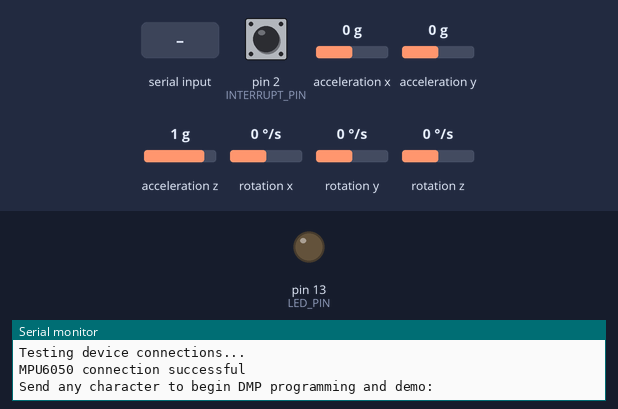
This sketch was run on a simulated Arduino Uno, built with avr-gcc and run on an emulated ATmega328P. Parts: output pins drawn as LEDs (lit = HIGH), the last lines printed to the serial monitor. Dashed ring = blinking. Inputs (shaded band) come from the test bench; at power-on: acceleration x 0 g, rotation z 0 °/s, acceleration y 0 g, pin 2 (INTERRUPT_PIN) LOW, acceleration z 1 g, rotation x 0 °/s, rotation y 0 °/s. The sensor or clock chip raises its interrupt line as the real part does.

Above: at 0.9 s.
1.0 s: "1\n" received over Serial
At 2.36 s:
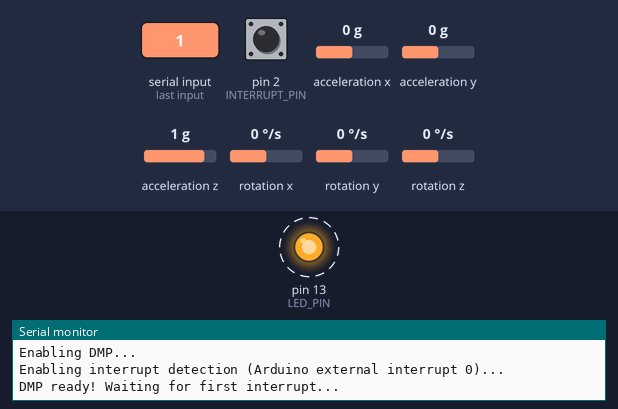
4.0 s: acceleration x set to -1.4 g
7.0 s: rotation z set to 7 °/s
10.0 s: acceleration y set to -1.4 g
Timing chart, 0 to 14.0 s (numbered marks = the images above; inputs shaded):
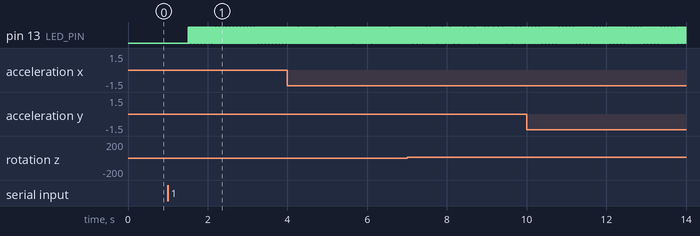

Measured:
- after the input at 1.0 s, pin 13 (LED_PIN): alternates HIGH for 0.01 s and LOW for 0.01 s, starting after 0.51 s

The sketch:

errplot.ino
```cpp
#include "I2Cdev.h"

#include "MPU6050_6Axis_MotionApps20.h"
//#include "MPU6050.h" // not necessary if using MotionApps include file

// Arduino Wire library is required if I2Cdev I2CDEV_ARDUINO_WIRE implementation
// is used in I2Cdev.h
#if I2CDEV_IMPLEMENTATION == I2CDEV_ARDUINO_WIRE
    #include "Wire.h"
#endif

// class default I2C address is 0x68
// specific I2C addresses may be passed as a parameter here
// AD0 low = 0x68 (default for SparkFun breakout and InvenSense evaluation board)
// AD0 high = 0x69
MPU6050 mpu;

//#define OUTPUT_READABLE_QUATERNION

//#define OUTPUT_READABLE_EULER

#define OUTPUT_READABLE_YAWPITCHROLL

//#define OUTPUT_READABLE_REALACCEL

//#define OUTPUT_READABLE_WORLDACCEL


#define INTERRUPT_PIN 2  // use pin 2 on Arduino Uno & most boards
#define LED_PIN 13 // (Arduino is 13, Teensy is 11, Teensy++ is 6)
bool blinkState = false;

// MPU control/status vars
bool dmpReady = false;  // set true if DMP init was successful
uint8_t mpuIntStatus;   // holds actual interrupt status byte from MPU
uint8_t devStatus;      // return status after each device operation (0 = success, !0 = error)
uint16_t packetSize;    // expected DMP packet size (default is 42 bytes)
uint16_t fifoCount;     // count of all bytes currently in FIFO
uint8_t fifoBuffer[64]; // FIFO storage buffer

// orientation/motion vars
Quaternion q;           // [w, x, y, z]         quaternion container
VectorInt16 aa;         // [x, y, z]            accel sensor measurements
VectorInt16 aaReal;     // [x, y, z]            gravity-free accel sensor measurements
VectorInt16 aaWorld;    // [x, y, z]            world-frame accel sensor measurements
VectorFloat gravity;    // [x, y, z]            gravity vector
float euler[3];         // [psi, theta, phi]    Euler angle container
float ypr[3];           // [yaw, pitch, roll]   yaw/pitch/roll container and gravity vector

// packet structure for InvenSense teapot demo
uint8_t teapotPacket[14] = { '$', 0x02, 0,0, 0,0, 0,0, 0,0, 0x00, 0x00, '\r', '\n' };

volatile bool mpuInterrupt = false;     // indicates whether MPU interrupt pin has gone high
void dmpDataReady() {
    mpuInterrupt = true;
}

void mpu_setup(){
        // join I2C bus (I2Cdev library doesn't do this automatically)
    #if I2CDEV_IMPLEMENTATION == I2CDEV_ARDUINO_WIRE
        Wire.begin();
        Wire.setClock(400000); // 400kHz I2C clock. Comment this line if having compilation difficulties
    #elif I2CDEV_IMPLEMENTATION == I2CDEV_BUILTIN_FASTWIRE
        Fastwire::setup(400, true);
    #endif

    Serial.begin(115200);
    while (!Serial); // wait for Leonardo enumeration, others continue immediately

    // NOTE: 8MHz or slower host processors, like the Teensy @ 3.3V or Arduino
    // Pro Mini running at 3.3V, cannot handle this baud rate reliably due to
    // the baud timing being too misaligned with processor ticks. You must use
    // 38400 or slower in these cases, or use some kind of external separate
    // crystal solution for the UART timer.

    // initialize device
    Serial.println(F("Initializing I2C devices..."));
    mpu.initialize();
    pinMode(INTERRUPT_PIN, INPUT);

    // verify connection
    Serial.println(F("Testing device connections..."));
    Serial.println(mpu.testConnection() ? F("MPU6050 connection successful") : F("MPU6050 connection failed"));

    // wait for ready
    Serial.println(F("\nSend any character to begin DMP programming and demo: "));
    while (Serial.available() && Serial.read()); // empty buffer
    while (!Serial.available());                 // wait for data
    while (Serial.available() && Serial.read()); // empty buffer again

    // load and configure the DMP
    Serial.println(F("Initializing DMP..."));
    devStatus = mpu.dmpInitialize();

    // supply your own gyro offsets here, scaled for min sensitivity
    mpu.setXGyroOffset(220);
    mpu.setYGyroOffset(76);
    mpu.setZGyroOffset(-85);
    mpu.setZAccelOffset(1788); // 1688 factory default for my test chip

    // make sure it worked (returns 0 if so)
    if (devStatus == 0) {
        // Calibration Time: generate offsets and calibrate our MPU6050
        mpu.CalibrateAccel(6);
        mpu.CalibrateGyro(6);
        mpu.PrintActiveOffsets();
        // turn on the DMP, now that it's ready
        Serial.println(F("Enabling DMP..."));
        mpu.setDMPEnabled(true);

        // enable Arduino interrupt detection
        Serial.print(F("Enabling interrupt detection (Arduino external interrupt "));
        Serial.print(digitalPinToInterrupt(INTERRUPT_PIN));
        Serial.println(F(")..."));
        attachInterrupt(digitalPinToInterrupt(INTERRUPT_PIN), dmpDataReady, RISING);
        mpuIntStatus = mpu.getIntStatus();

        // set our DMP Ready flag so the main loop() function knows it's okay to use it
        Serial.println(F("DMP ready! Waiting for first interrupt..."));
        dmpReady = true;

        // get expected DMP packet size for later comparison
        packetSize = mpu.dmpGetFIFOPacketSize();
    } else {
        // ERROR!
        // 1 = initial memory load failed
        // 2 = DMP configuration updates failed
        // (if it's going to break, usually the code will be 1)
        Serial.print(F("DMP Initialization failed (code "));
        Serial.print(devStatus);
        Serial.println(F(")"));
    }

    // configure LED for output
    pinMode(LED_PIN, OUTPUT);
}

void mpu_loop(){
        // if programming failed, don't try to do anything
    if (!dmpReady) return;
    // read a packet from FIFO
    if (mpu.dmpGetCurrentFIFOPacket(fifoBuffer)) { // Get the Latest packet
        #ifdef OUTPUT_READABLE_QUATERNION
            // display quaternion values in easy matrix form: w x y z
            mpu.dmpGetQuaternion(&q, fifoBuffer);
            Serial.print("quat\t");
            Serial.print(q.w);
            Serial.print("\t");
            Serial.print(q.x);
            Serial.print("\t");
            Serial.print(q.y);
            Serial.print("\t");
            Serial.println(q.z);
        #endif

        #ifdef OUTPUT_READABLE_EULER
            // display Euler angles in degrees
            mpu.dmpGetQuaternion(&q, fifoBuffer);
            mpu.dmpGetEuler(euler, &q);
            Serial.print("euler\t");
            Serial.print(euler[0] * 180/M_PI);
            Serial.print("\t");
            Serial.print(euler[1] * 180/M_PI);
            Serial.print("\t");
            Serial.println(euler[2] * 180/M_PI);
        #endif

        #ifdef OUTPUT_READABLE_YAWPITCHROLL
            // display Euler angles in degrees
            mpu.dmpGetQuaternion(&q, fifoBuffer);
            mpu.dmpGetGravity(&gravity, &q);
            mpu.dmpGetYawPitchRoll(ypr, &q, &gravity);
            Serial.print("ypr\t");
            Serial.print(ypr[0] * 180/M_PI);
            Serial.print("\t");
            Serial.print(ypr[1] * 180/M_PI);
            Serial.print("\t");
            Serial.println(ypr[2] * 180/M_PI);
        #endif

        #ifdef OUTPUT_READABLE_REALACCEL
            // display real acceleration, adjusted to remove gravity
            mpu.dmpGetQuaternion(&q, fifoBuffer);
            mpu.dmpGetAccel(&aa, fifoBuffer);
            mpu.dmpGetGravity(&gravity, &q);
            mpu.dmpGetLinearAccel(&aaReal, &aa, &gravity);
            Serial.print("areal\t");
            Serial.print(aaReal.x);
            Serial.print("\t");
            Serial.print(aaReal.y);
            Serial.print("\t");
            Serial.println(aaReal.z);
        #endif

        #ifdef OUTPUT_READABLE_WORLDACCEL
            // display initial world-frame acceleration, adjusted to remove gravity
            // and rotated based on known orientation from quaternion
            mpu.dmpGetQuaternion(&q, fifoBuffer);
            mpu.dmpGetAccel(&aa, fifoBuffer);
            mpu.dmpGetGravity(&gravity, &q);
            mpu.dmpGetLinearAccel(&aaReal, &aa, &gravity);
            mpu.dmpGetLinearAccelInWorld(&aaWorld, &aaReal, &q);
            Serial.print("aworld\t");
            Serial.print(aaWorld.x);
            Serial.print("\t");
            Serial.print(aaWorld.y);
            Serial.print("\t");
            Serial.println(aaWorld.z);
        #endif

        // blink LED to indicate activity
        blinkState = !blinkState;
        digitalWrite(LED_PIN, blinkState);
    }
}

void ypr_update(){
    if (!dmpReady) return;
        if (mpu.dmpGetCurrentFIFOPacket(fifoBuffer)) { // Get the Latest packet

            // display Euler angles in degrees
            mpu.dmpGetQuaternion(&q, fifoBuffer);
            mpu.dmpGetGravity(&gravity, &q);
            mpu.dmpGetYawPitchRoll(ypr, &q, &gravity);

        // blink LED to indicate activity
        blinkState = !blinkState;
        digitalWrite(LED_PIN, blinkState);
    }


}

void plot(){

    float ypr_sample[3][255][2] =
        {
            {   {0,0}   },
            {   {0,0}   },
            {   {0,0}   }
        };

    int ypr_counter[3] = {0,0,0};

    for (int i=0; i < 3; i++){
        if (ypr_sample[i][ ypr_counter[i] ][0] != ypr[i]){

            ypr_sample[i][ ypr_counter[i] ][0] = ypr[i] * 180/M_PI; // in radians
            ypr_sample[i][ ypr_counter[i] ][1] = static_cast<float>(millis());
            ypr_counter[i] +=1;

            for (int j=0; j < 3; j++){
                Serial.print(ypr_sample[j][ ypr_counter[j] ][0]);
                Serial.print("\t");
            }
            Serial.println("");
        }
    }
}

void setup() {
    mpu_setup();
}


// ================================================================
// ===                    MAIN PROGRAM LOOP                     ===
// ================================================================

void loop() {
    ypr_update();
    plot();
}
```
